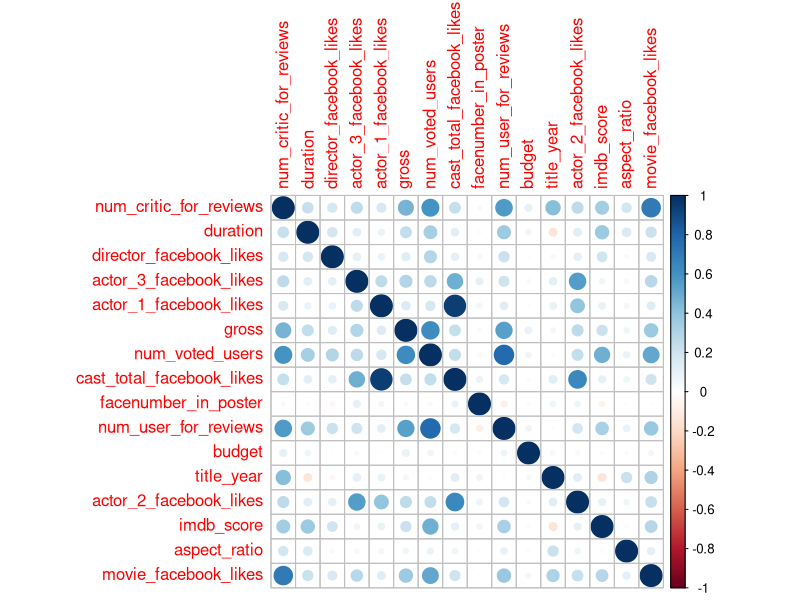
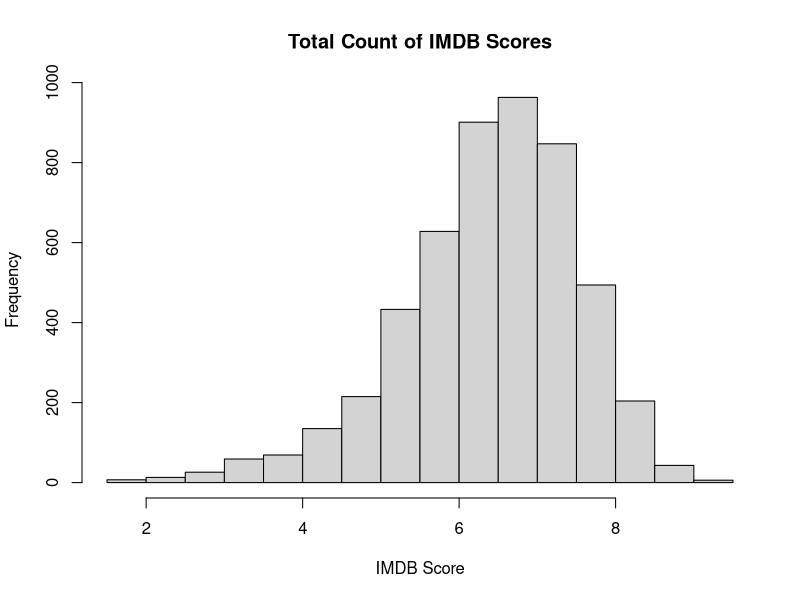
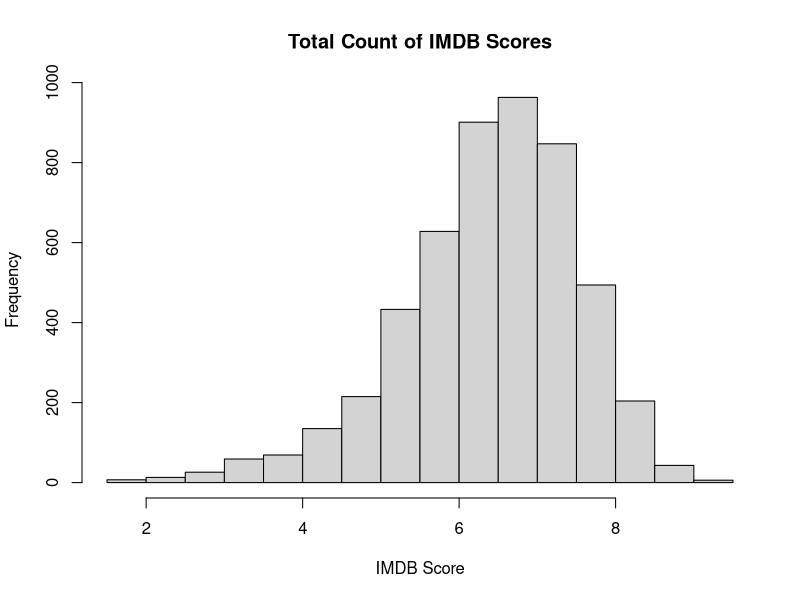
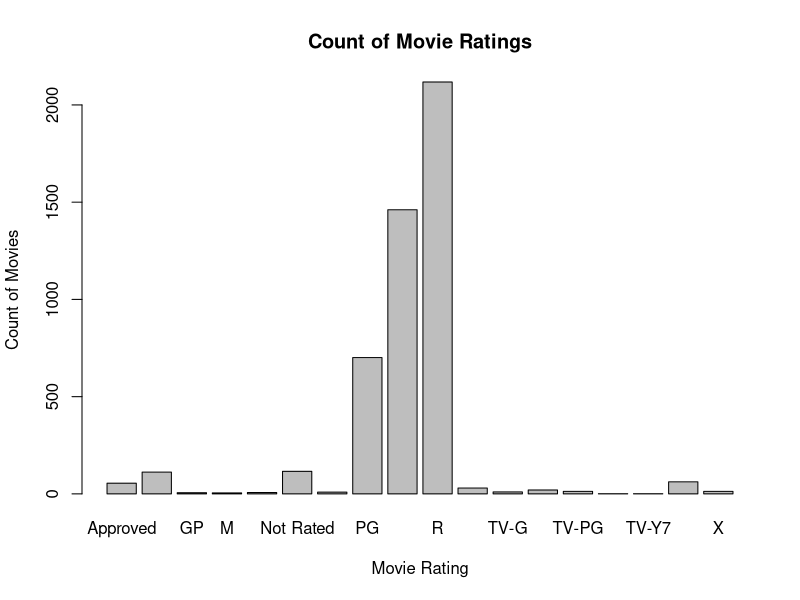
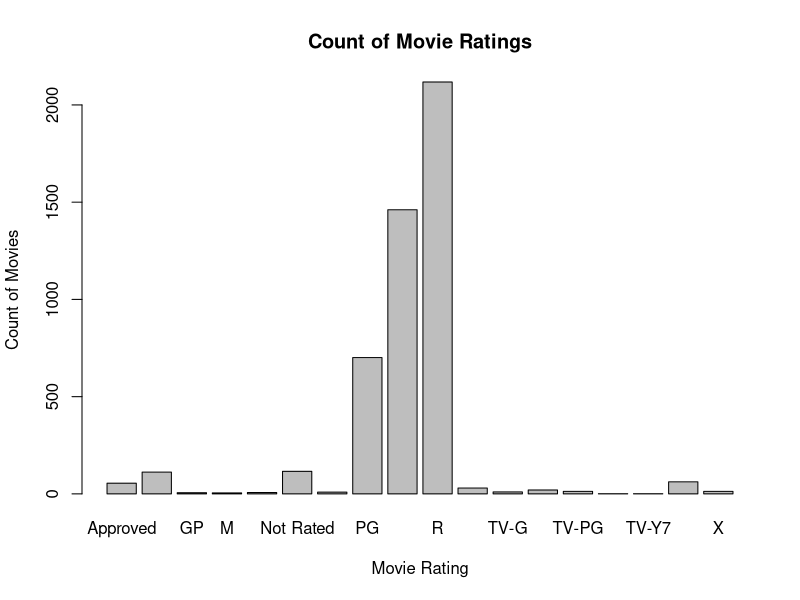
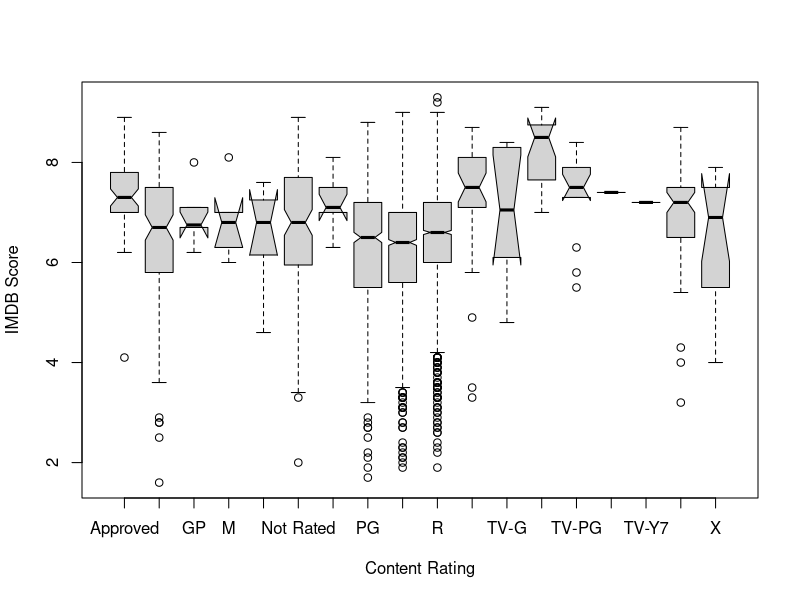
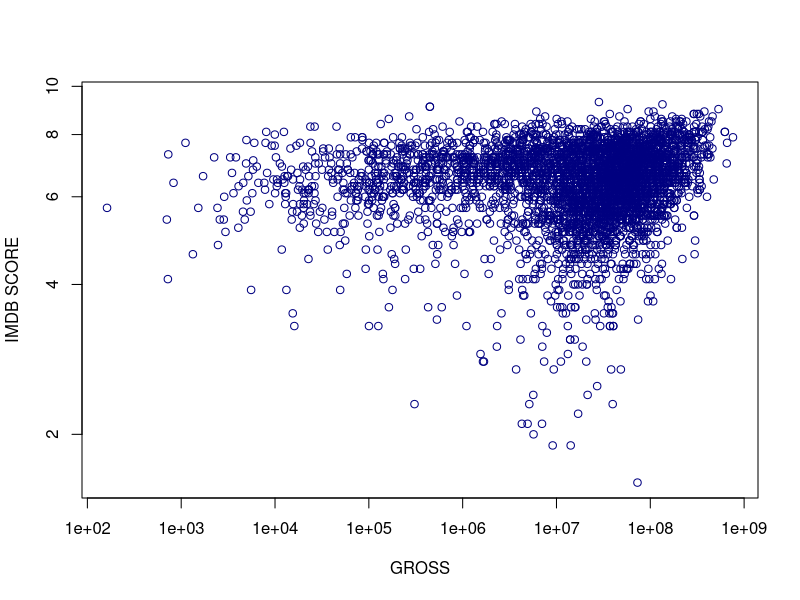
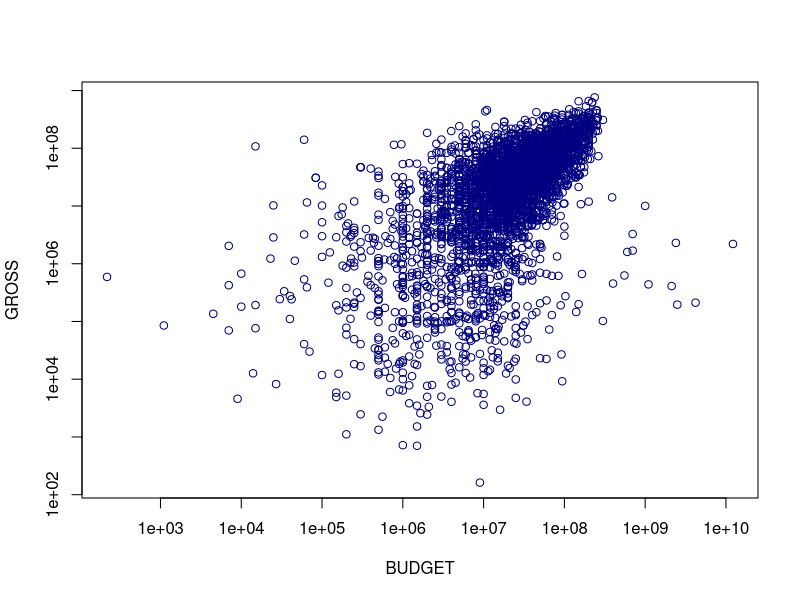

Here is the R script that generated these plots, in order:
# Load libraries ----
library(tidyverse)
library(corrplot)

# Read dataset ----
df.imdb <- read_csv("IMDB Movie Dataset.csv")
imdbmovie <- df.imdb
IMDB_Movie_Dataset <- df.imdb
IMDB.df <- df.imdb

# Cor plot----
#Select numeric columns
nums <- unlist(lapply(df.imdb, is.numeric))  
df.imdb.filt <- df.imdb %>% 
  drop_na()

#Number of rows with NA value
df.imdb.num <- df.imdb.filt[,nums]

#Correleation
M <- cor(df.imdb.num)
#Plot
corrplot(M)

# Histogram -----
hist(IMDB_Movie_Dataset$imdb_score, main = "Total Count of IMDB Scores", xlab = "IMDB Score")
mean(IMDB_Movie_Dataset$imdb_score)
median(IMDB_Movie_Dataset$imdb_score)
mode(IMDB_Movie_Dataset$imdb_score)
quantile(IMDB_Movie_Dataset$imdb_score, c(.25,.5,.75), type = 1)


hist(IMDB_Movie_Dataset$imdb_score, main = "Total Count of IMDB Scores", xlab = "IMDB Score")
mean(IMDB_Movie_Dataset$imdb_score)
median(IMDB_Movie_Dataset$imdb_score)
mode(IMDB_Movie_Dataset$imdb_score)
quantile(IMDB_Movie_Dataset$imdb_score, c(.25,.5,.75), type = 1)


# Bar Chart ----
IMDB_Movie_Dataset <- df.imdb
ratingcount <- table(IMDB_Movie_Dataset$content_rating)
barplot(ratingcount, xlab = "Movie Rating", ylab = "Count of Movies", main ="Count of Movie Ratings")


ratingcount <- table(IMDB_Movie_Dataset$content_rating)
barplot(ratingcount, xlab = "Movie Rating", ylab = "Count of Movies", main ="Count of Movie Ratings")

boxplot(IMDB_Movie_Dataset$imdb_score ~ IMDB_Movie_Dataset$content_rating, xlab = "Content Rating", ylab = "IMDB Score",notch = TRUE)

plot(IMDB.df$imdb_score~IMDB.df$gross, xlab= "GROSS", ylab = "IMDB SCORE", log='xy',col="navyblue")
plot(IMDB.df$gross~IMDB.df$budget,xlab="BUDGET", ylab= "GROSS",log='xy', col="navyblue")

# Scatterplot Matrix ----
library(GGally)
ggpairs(IMDB.df[, c(4, 24, 26)])
ggpairs(IMDB.df[, c(5, 8, 25, 26, 28)])




# Handle Missing data ----

summary(IMDB.df$num_critic_for_reviews)
IMDB.df <- IMDB.df[!is.na(IMDB.df$num_critic_for_reviews),]
dim(IMDB.df)

summary(IMDB.df$duration)
IMDB.df <- IMDB.df[!is.na(IMDB.df$duration),]

summary(IMDB.df$director_facebook_likes)
IMDB.df$director_facebook_likes[is.na(IMDB.df$director_facebook_likes)] <- median(IMDB.df$director_facebook_likes, na.rm = TRUE)
summary(IMDB.df$director_facebook_likes)

summary(IMDB.df$actor_3_facebook_likes)
IMDB.df <- IMDB.df[!is.na(IMDB.df$actor_3_facebook_likes),]

summary(IMDB.df$actor_1_facebook_likes)
IMDB.df <- IMDB.df[!is.na(IMDB.df$actor_1_facebook_likes),]

summary(IMDB.df$gross)
IMDB.df$gross[is.na(IMDB.df$gross)] <- median(IMDB.df$gross, na.rm = TRUE)
summary(IMDB.df$gross)

summary(IMDB.df$budget)
IMDB.df$budget[is.na(IMDB.df$budget)] <- median(IMDB.df$budget, na.rm = TRUE)
summary(IMDB.df$budget)



# Dummy vars ----
IMDB.df <- IMDB.df %>% 
  drop_na()
dummies <- model.matrix(~0+color, data=IMDB.df)
dummies <- as.data.frame(dummies)
t(names(dummies))
head(dummies)
dummies <- dummies[,-1]
IMDB.df <- cbind(IMDB.df[,-c(1)], dummies)

